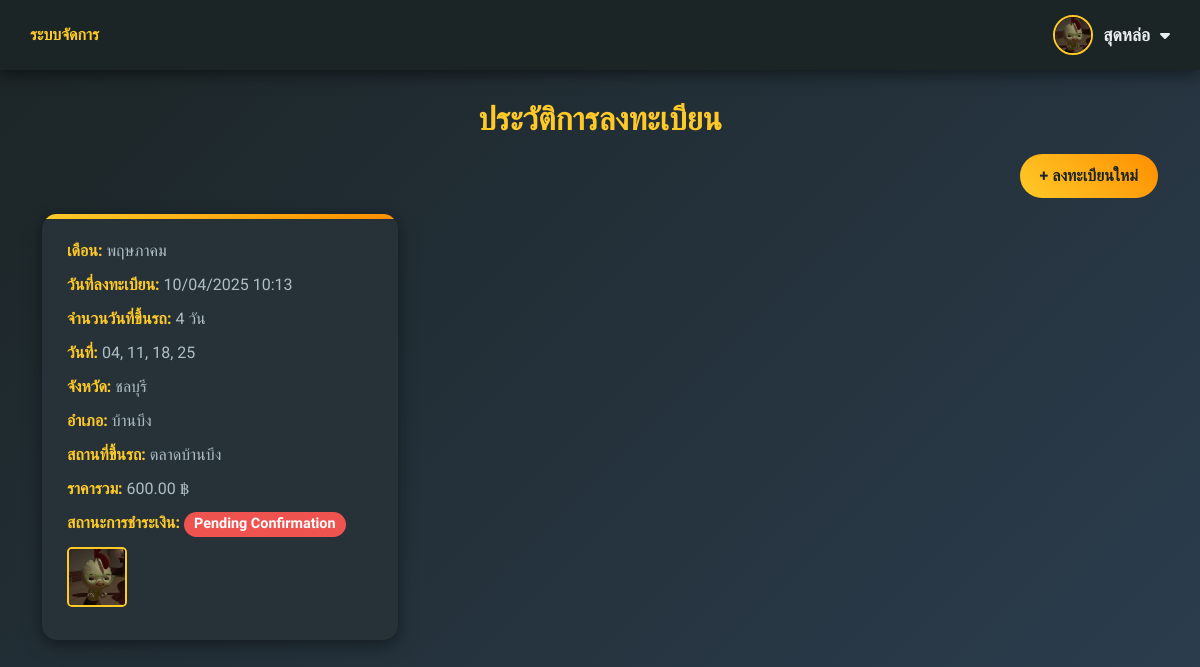
/Student/Booking/Show_enrollment.php (signed in), run on the app's committed database.
### tables this page shows
CREATE TABLE `transport_registration` (
  `id` int(11) NOT NULL,
  `transport_schedule_id` int(11) DEFAULT NULL,
  `route_id` int(11) DEFAULT NULL,
  `num_of_days` int(11) DEFAULT NULL,
  `total_price` decimal(10,2) DEFAULT NULL,
  `payment_status` enum('Paid','Pending Confirmation') NOT NULL DEFAULT 'Paid',
  `payment_receipt_image` varchar(255) DEFAULT NULL,
  `created_at` timestamp NOT NULL DEFAULT current_timestamp(),
  `stu_username` varchar(255) DEFAULT NULL
);

CREATE TABLE `transport_schedule` (
  `id` int(11) NOT NULL,
  `month` int(11) NOT NULL,
  `year` int(11) NOT NULL,
  `available_dates` text DEFAULT NULL,
  `created_at` timestamp NOT NULL DEFAULT current_timestamp(),
  `num_of_days` int(11) NOT NULL
);

CREATE TABLE `province` (
  `PROVINCE_ID` int(5) NOT NULL,
  `PROVINCE_NAME` varchar(150) NOT NULL
);

CREATE TABLE `amphur` (
  `AMPHUR_ID` int(5) NOT NULL,
  `AMPHUR_NAME` varchar(150) NOT NULL,
  `PROVINCE_ID` int(5) NOT NULL DEFAULT 0
);

CREATE TABLE `routes` (
  `route_ID` int(11) NOT NULL,
  `province` varchar(100) NOT NULL,
  `amphur` varchar(100) NOT NULL,
  `location` varchar(255) NOT NULL,
  `price` decimal(10,2) NOT NULL,
  `route_image` varchar(255) DEFAULT NULL
);

### Student/Booking/Show_enrollment.php (the view, shortened to what this page needs)
<?php
    require_once 'condb.php';
    include 'navbar.php';
    $stu_username = $_SESSION['user_name'];
    function getMonthName($monthNumber)
    {
        $months = [
            1 => 'มกราคม', 2 => 'กุมภาพันธ์', 3 => 'มีนาคม', 4 => 'เมษายน',
            5 => 'พฤษภาคม', 6 => 'มิถุนายน', 7 => 'กรกฎาคม', 8 => 'สิงหาคม',
            9 => 'กันยายน', 10 => 'ตุลาคม', 11 => 'พฤศจิกายน', 12 => 'ธันวาคม',
        ];
        return $months[$monthNumber] ?? 'ไม่ทราบเดือน';
    }
    $sql = "SELECT tr.*,
               r.province AS route_province_id,
               r.amphur AS route_amphur_id,
               r.location AS route_location,
               ts.id AS schedule_id,   -- ดึง ID ของ available_dates
               p.province_name,
               a.amphur_name,
               ts.available_dates,
               ts.month AS schedule_month -- เพิ่มค่าเดือนจาก transport_schedule
        FROM transport_registration tr
        LEFT JOIN routes r ON tr.route_id = r.route_ID
        LEFT JOIN transport_schedule ts ON tr.transport_schedule_id = ts.id
        LEFT JOIN province p ON r.province = p.province_id
        LEFT JOIN amphur a ON r.amphur = a.amphur_id
        WHERE tr.stu_username = :stu_username
        ORDER BY tr.created_at DESC";
    try {
        $stmt = $conn->prepare($sql);
        $stmt->bindParam(':stu_username', $stu_username, PDO::PARAM_STR);
        $stmt->execute();
        $registrations = $stmt->fetchAll(PDO::FETCH_ASSOC);
    } catch (PDOException $e) {
        echo "Error: " . $e->getMessage();
    }
?>
<!DOCTYPE html>
<html lang="th">
<head>
    <link href="https://cdn.jsdelivr.net/npm/bootstrap@5.3.0-alpha1/dist/css/bootstrap.min.css" rel="stylesheet">
</head>
<body>
<div class="container">
    <h2 class="text-center mb-3">ประวัติการลงทะเบียน</h2>
    <div class="d-flex justify-content-end mb-3">
        <a href="enrollment.php" class="btn btn-primary">+ ลงทะเบียนใหม่</a>
    </div>
    <div class="row">
        <?php if (!empty($registrations)): ?>
            <?php foreach ($registrations as $row): ?>
                <div class="col-md-4 mb-4">
                    <div class="card">
                        <div class="card-body">
                            <p><strong>เดือน:</strong> <?php echo getMonthName(htmlspecialchars($row['schedule_month'])) ?></p>
                            <p><strong>วันที่ลงทะเบียน:</strong> <?php echo date("d/m/Y H:i", strtotime($row['created_at'])) ?></p>
                            <p><strong>จำนวนวันที่ขึ้นรถ:</strong> <?php echo htmlspecialchars($row['num_of_days']) ?> วัน</p>
                            <p><strong>วันที่:</strong> <?php echo htmlspecialchars($row['available_dates']) ?></p>
                            <p><strong>จังหวัด:</strong> <?php echo htmlspecialchars($row['province_name']) ?></p>
                            <p><strong>อำเภอ:</strong> <?php echo htmlspecialchars($row['amphur_name']) ?></p>
                            <p><strong>สถานที่ขึ้นรถ:</strong> <?php echo htmlspecialchars($row['route_location']) ?></p>
                            <p><strong>ราคารวม:</strong> <?php echo number_format(htmlspecialchars($row['total_price']), 2) ?> ฿</p>
                            <p><strong>สถานะการชำระเงิน:</strong>
                                <span class="badge bg-<?php echo $row['payment_status'] == 'Paid' ? 'success' : 'danger' ?>">
                                    <?php echo htmlspecialchars($row['payment_status']) ?>
                                </span>
                            </p>
                            <div class="mb-2">
                                <?php
                                    $imagePath = $row['payment_receipt_image'] ? "./" . htmlspecialchars($row['payment_receipt_image']) : '';
                                    $fileExists = $imagePath && file_exists($imagePath);
                                ?>
                                <?php if (!empty($row['payment_receipt_image']) && $fileExists): ?>
                                    <img src="<?= $imagePath ?>" alt="ใบเสร็จ" class="receipt-img" data-image="<?= $imagePath ?>">
                                <?php else: ?>
                                    <span class="text-muted">ไม่มีภาพ (ไฟล์ไม่พบ)</span>
                                <?php endif; ?>
                            </div>
                        </div>
                    </div>
                </div>
            <?php endforeach; ?>
        <?php else: ?>
            <p class="text-center text-muted">ไม่พบข้อมูลการลงทะเบียน</p>
        <?php endif; ?>
    </div>
</div>
</body>
</html>

### Student/Booking/navbar.php (style rules this page uses)
* { margin: 0; padding: 0; box-sizing: border-box; }
body { font-family: 'Chakra Petch', sans-serif; background: linear-gradient(135deg, #1c2526 0%, #2c3e50 100%); }

### Student/Booking/Show_enrollment.php (style rules this page uses)
body { background: linear-gradient(135deg, #1c2526 0%, #2c3e50 100%); font-family: 'Chakra Petch', sans-serif; min-height: 100vh; margin: 0; position: relative; overflow-x: hidden; padding-top: 80px; color: #eceff1; }
.container { padding-top: 20px; padding-bottom: 50px; }
h2 { color: #ffca28; font-weight: 700; text-transform: uppercase; margin-bottom: 30px; }
.btn-primary { background: linear-gradient(45deg, #ffca28, #ff8f00); border: none; border-radius: 25px; padding: 10px 20px; font-weight: 600; color: #1c2526; transition: background 0.3s ease, transform 0.3s ease, box-shadow 0.3s ease; }
.card { border: none; border-radius: 15px; background: #263238; box-shadow: 0 6px 20px rgba(0, 0, 0, 0.3), 0 2px 8px rgba(0, 0, 0, 0.2); transition: transform 0.3s ease-in-out, box-shadow 0.3s ease, background 0.3s ease; position: relative; overflow: hidden; }
.card::before { content: ''; position: absolute; top: 0; left: 0; width: 100%; height: 5px; background: linear-gradient(90deg, #ffca28, #ff8f00); transition: height 0.3s ease; }
.card-body { padding: 25px; display: flex; flex-direction: column; justify-content: space-between; color: #b0bec5; }
.card-body p { margin-bottom: 10px; font-size: 1rem; }
.card-body strong { color: #ffca28; font-weight: 600; }
.badge { font-size: 0.9rem; padding: 5px 10px; border-radius: 15px; }
.badge.bg-danger { background: #ef5350 !important; }
.receipt-img { width: 60px; height: 60px; object-fit: cover; border-radius: 5px; border: 2px solid #ffca28; transition: transform 0.3s ease; cursor: pointer; }

### data on the page
transport_registration: transport_schedule.month "พฤษภาคม", created_at "10/04/2025 10:13", num_of_days "4", transport_schedule.available_dates "04, 11, 18, 25", province.PROVINCE_NAME "ชลบุรี", amphur.AMPHUR_NAME "บ้านบึง", route.location "ตลาดบ้านบึง", total_price "600.00", payment_status "Pending Confirmation", payment_receipt_image (picture)

### other printed values
$_SESSION['stu_name'] "สุดหล่อ"
